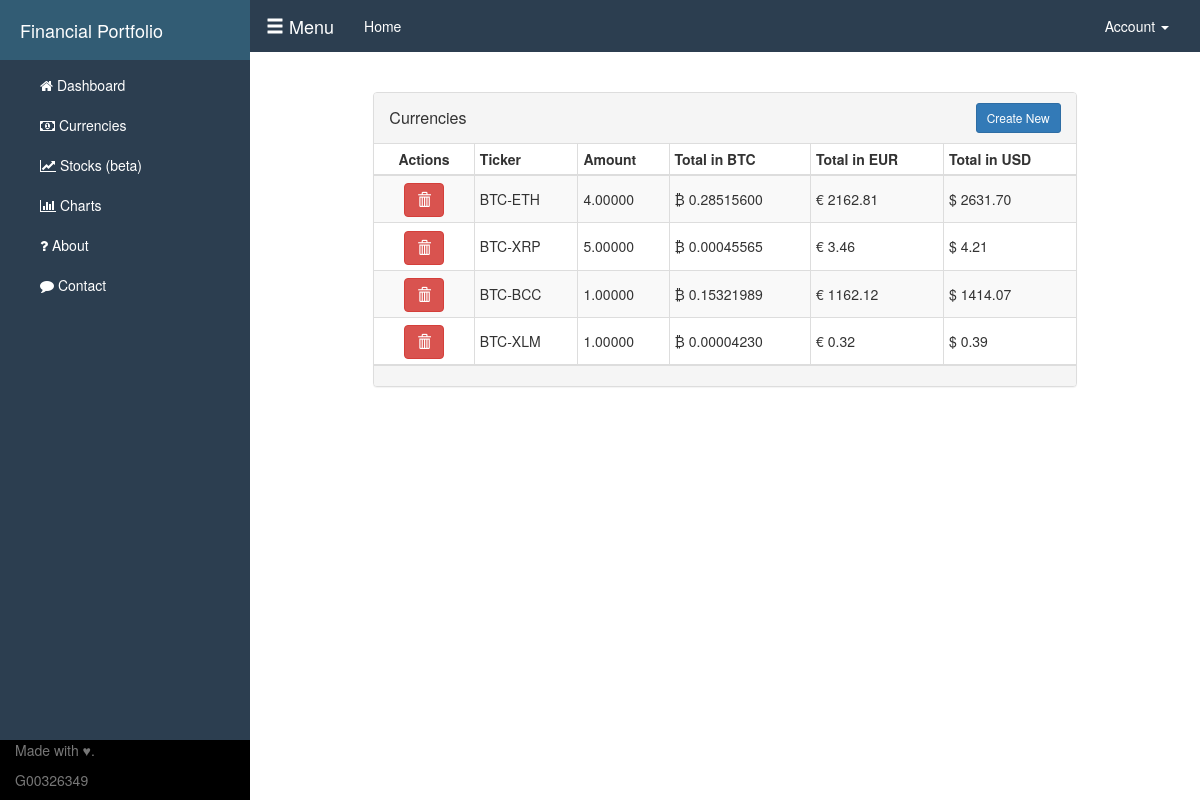
Screenshot of /currencies (signed in) with the database file from the repository.
### webapp.py (models this page shows)
class UserCurrency(db.Model, UserMixin):
    __tablename__ = "users_cur"
    trans_id = db.Column(db.Integer, primary_key=True, index=True)
    id = db.Column(db.Integer)
    amount = db.Column(db.Numeric())
    ticker = db.Column(db.String(255))
    priceInBTC = db.Column(db.Numeric())
    priceInUSD = db.Column(db.Numeric())
    priceInEUR = db.Column(db.Numeric())
    priceInCHY = db.Column(db.Numeric())
    last = db.Column(db.String(255))
    ask = db.Column(db.String(255))
    bid = db.Column(db.String(255))
    timestamp = db.Column(db.DateTime())
    index = index_property('id', 'index')

### webapp.py (the view)
@app.route('/currencies')
@login_required
def currencies():
    Currencies = UserCurrency.query.filter_by(id=current_user.id).all()
    print(Currencies)
    return render_template("currencies.html", Currencies=Currencies)

### templates/currencies.html (shortened to what this page needs)
{% extends "index.html" %} {% block title %}Currencies |{% endblock %} {% block head %} {{ super() }}
<link rel="stylesheet" href="{{ url_for('static', filename='css/investment-tables.css') }}">
{% endblock %}
{% block content %}
<div class="col-md-10 col-md-offset-1">
    <div class="panel panel-default panel-table">
        <div class="panel-heading">
            <div class="row">
                <div class="col col-xs-6">
                    <h3 class="panel-title">Currencies</h3>
                </div>
                <div class="col col-xs-6 text-right">
                    <button type="button" class="btn btn-sm btn-primary btn-create" data-toggle="modal" data-target="#myModal">Create New</button>
                </div>
            </div>
        </div>
        <div class="panel-body">
            <div id="no-more-tables">
                <table class="col-md-12 table-bordered table-striped table-condensed cf">
                    {% if Currencies|length < 1 %} <thead>
                        <th>Looks like you dont have anything here! Click the button to add a new asset! &#9757;</th>
                        </thead>
                </table>
                {% else %}
                <thead class="cf">
                    <tr>
                        <th>Actions</th>
                        <th>Ticker</th>
                        <th class="numeric">Amount</th>
                        <th class="numeric">Total in BTC</th>
                        <th class="numeric">Total in EUR</th>
                        <th class="numeric">Total in USD</th>
                    </tr>
                </thead>
                <tbody>
                    {% for thing in Currencies %}
                    <tr>
                        <td align="center">
                            <a class="btn btn-danger" href="{{url_for('deleteentry' , ticker=thing.ticker)}}"><span class="glyphicon glyphicon-trash"></span></a>
                        </td>
                        <td data-title="Ticker">{{ thing.ticker }}</td>
                        <td data-title="Amount" class="numeric">{{'%0.5f'% thing.amount |float}}</td>
                        <td data-title="Total in BTC" class="numeric">&#8383; {{'%0.8f'% thing.priceInBTC }}</td>
                        <td data-title="Total in EUR" class="numeric">&#128; {{'%0.2f'% thing.priceInEUR| float }}</td>
                        <td data-title="Total in USD" class="numeric">&#36; {{'%0.2f'%thing.priceInUSD|float }}</td>
                    </tr>
                    {% endfor %}
                </tbody>
                {% endif %}
                </table>
            </div>
        </div>
        <div class="panel-footer">
        </div>
    </div>
</div>
{% endblock %}

### static/css/simple-sidebar.css (style rules this page uses)
body { overflow-x: hidden; }

### static/css/investment-tables.css (style rules this page uses)
.panel-table .panel-body { padding: 0; }
.panel-table .panel-body .table-bordered { border-style: none; margin: 0; }
.panel-table .panel-body .table-bordered>thead>tr>th:first-of-type { text-align: center; width: 100px; }
.panel-table .panel-body .table-bordered>thead>tr>th:last-of-type, .panel-table .panel-body .table-bordered>tbody>tr>td:last-of-type { border-right: 0px; }
.panel-table .panel-body .table-bordered>thead>tr>th:first-of-type, .panel-table .panel-body .table-bordered>tbody>tr>td:first-of-type { border-left: 0px; }
.panel-table .panel-body .table-bordered>tbody>tr:first-of-type>td { border-bottom: 0px; }
.panel-table .panel-body .table-bordered>thead>tr:first-of-type>th { border-top: 0px; }
.panel-table .panel-heading .col h3 { line-height: 30px; height: 30px; }
.panel-table .panel-body .table-bordered>tbody>tr>td { line-height: 34px; }

### rows the page displays
UserCurrency: ticker "BTC-ETH", amount "4.00000", priceInBTC "0.28515600", priceInEUR "2162.81", priceInUSD "2631.70"
UserCurrency: ticker "BTC-XRP", amount "5.00000", priceInBTC "0.00045565", priceInEUR "3.46", priceInUSD "4.21"
UserCurrency: ticker "BTC-BCC", amount "1.00000", priceInBTC "0.15321989", priceInEUR "1162.12", priceInUSD "1414.07"
UserCurrency: ticker "BTC-XLM", amount "1.00000", priceInBTC "0.00004230", priceInEUR "0.32", priceInUSD "0.39"
